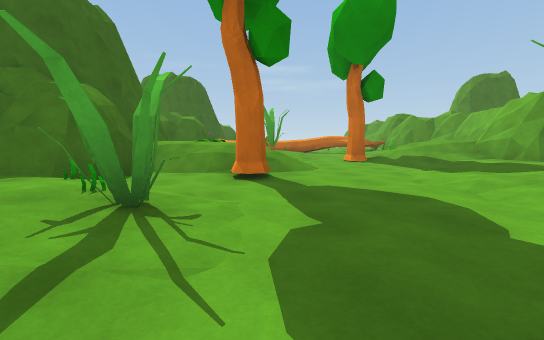
View 1 (above)

19 first-person views from a walk through a 3-D level made in the Unity game engine. The camera is 1.2 m above the floor, tilts 6° down and sees 90° across. The floor is counted in squares, 2 m on a side. Each view is taken from the middle of a square. On the plan, view 1 faces up. The plan holds only what a view shows up to about 9 squares ahead; the rest is blank. The place goes on beyond the plan.

View 2
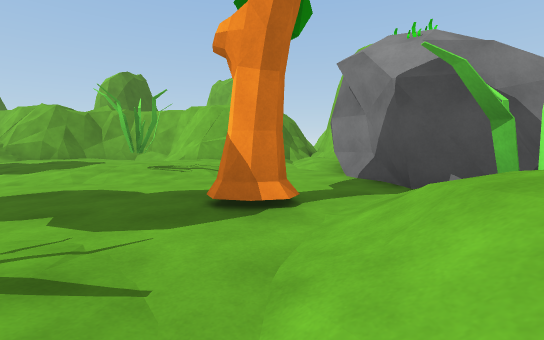

View 3
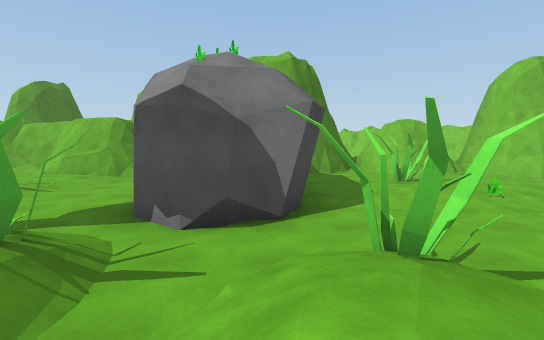

View 4
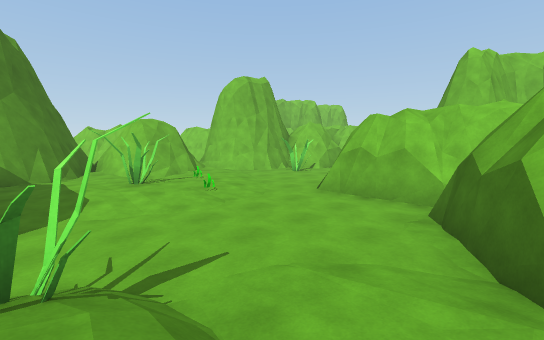

View 5
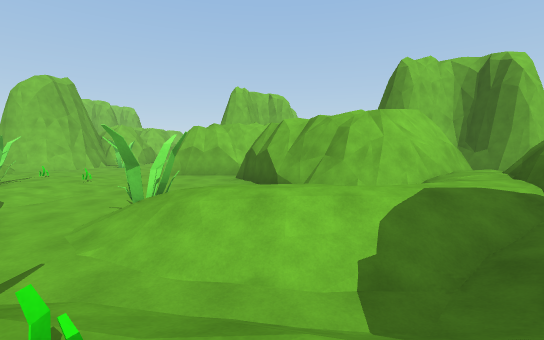

View 6
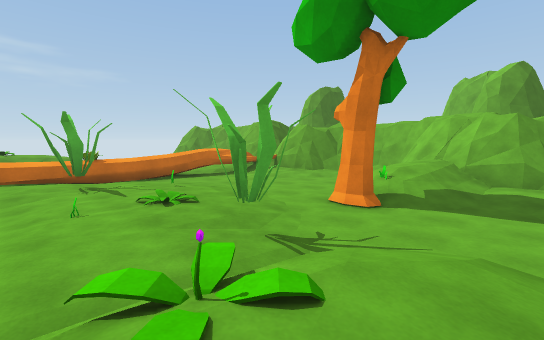

View 7
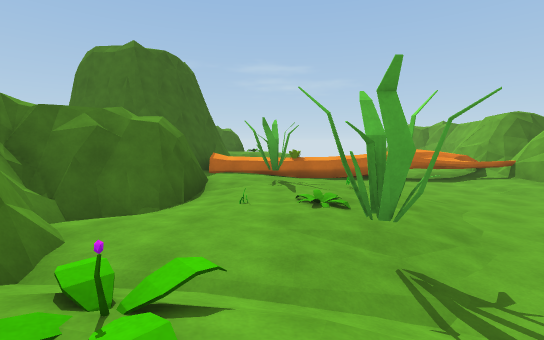

View 8
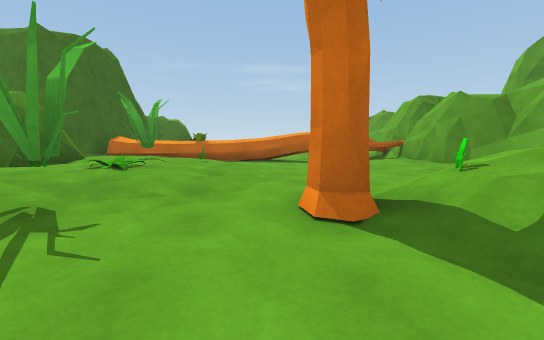

View 9
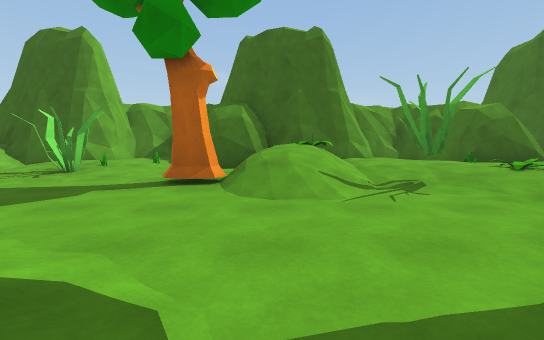

View 10
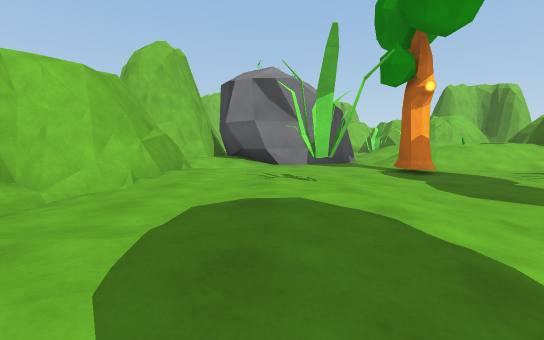

View 11
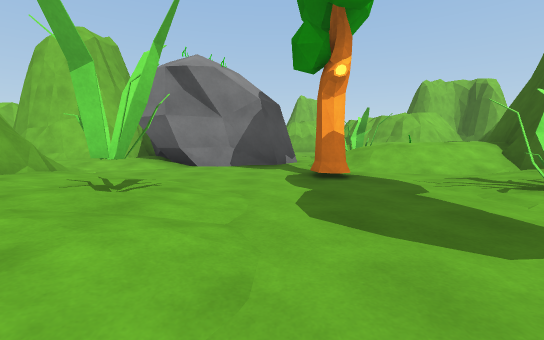

View 12
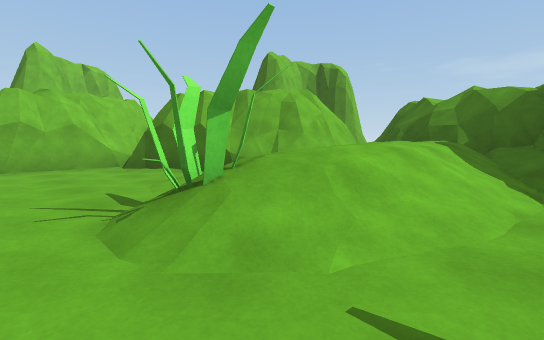

View 13
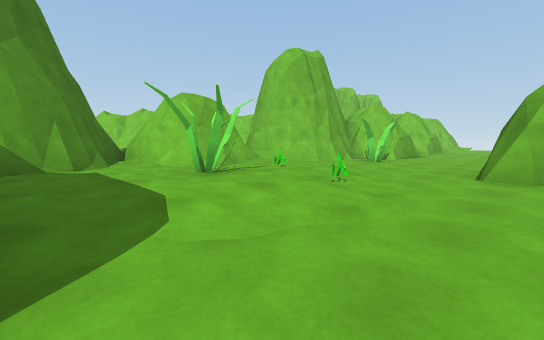

View 14
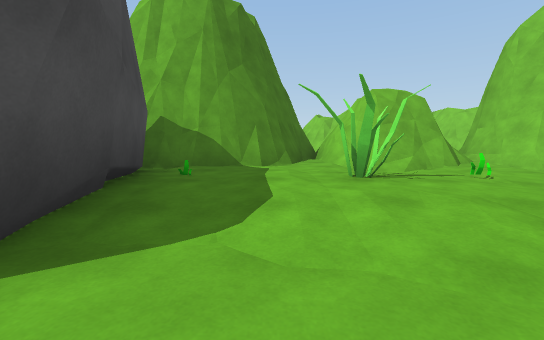

View 15
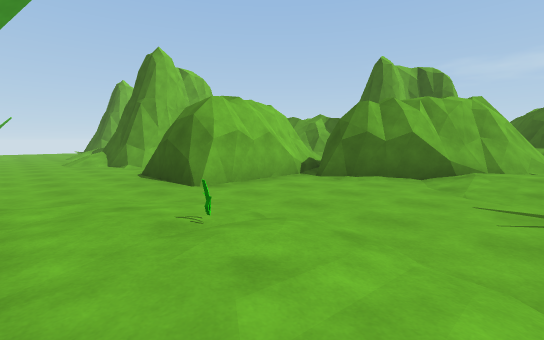

View 16
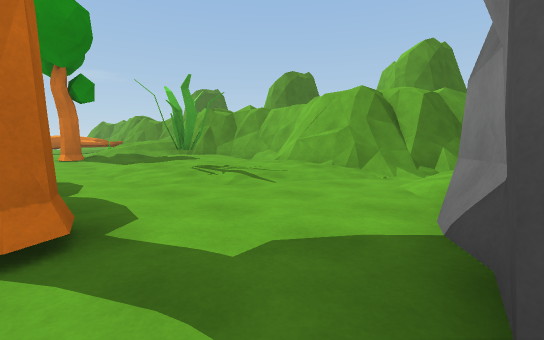

View 17
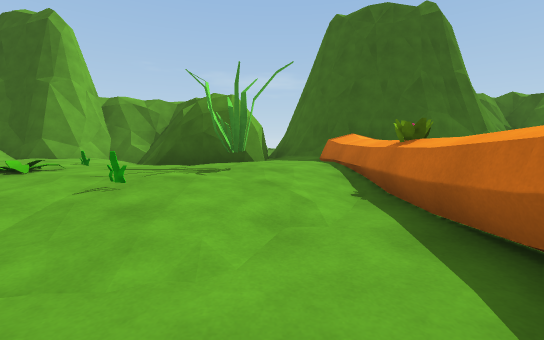

View 18
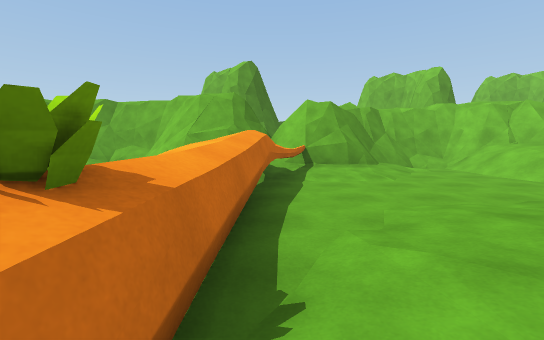

View 19
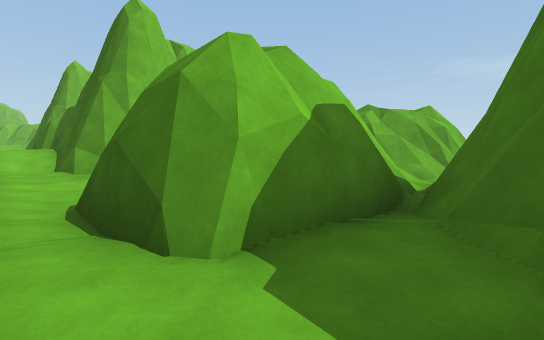

### Floor plan
Key: @ floor where view 1 was taken; # wall or solid block; . main floor; : floor 0.25 m higher than the main floor; + floor 0.5 m higher than the main floor; * floor 1 m higher than the main floor; % floor 1.25 m higher than the main floor; / step, stairs or slope; = window, fence, low wall or low ledge; ^ raised ledge; T tree; O other object.
Columns run from 7 left of view 1 to 9 right of it. Each row starts with its distance up from view 1.
 16     #        #
 15    ##^^O^^ ::#
 14  ###=::...##^#
 13  #::/++:....:#
 12  ####+O+O...:##
 11    ##:++:....##
 10    #/:OO:.....#
  9    #+++:..T///#
  8    ##++O../O%##
  7     #O//...//##
  6     #/*/....:##
  5     #..T..::+/#
  4    ##.....::::#
  3    #:O....O::##
  2    #:OO....::##
  1    ##::.....:##
  0    ##/.@T..../##
 -1    #/*//....::/#
 -2   ##//OO.####:##
 -3  ##/.....######
 -4  #//////.######
 -5 ##%///*O..::O##
 -6 #///:::...::::###
 -7 =####/....:OO:::#
 -8     ##....O::.###
 -9      ##...::O:#
-10      #......::#
-11      ####.....#
-12         #...O##

Where each view was taken, in squares from view 1:
view 1: 0 up, 0 right, facing up
view 2: 0 up, 2 left, facing right
view 3: 4 down, 2 left, facing right
view 4: 5 down, 2 left, facing down-right
view 5: 1 down, 2 left, facing down
view 6: 6 up, 2 left, facing up-right
view 7: 6 up, 1 left, facing up
view 8: 6 up, 2 right, facing up
view 9: 6 up, 4 right, facing left
view 10: 6 up, 4 right, facing down
view 11: 5 up, 2 right, facing down
view 12: 3 down, 1 right, facing down-left
view 13: 5 down, 1 right, facing down-right
view 14: 6 down, 1 right, facing right
view 15: 6 down, 4 right, facing down-left
view 16: 2 down, 1 right, facing up-right
view 17: 13 up, 3 right, facing left
view 18: 14 up, 1 left, facing right
view 19: 14 up, 2 left, facing down-left
